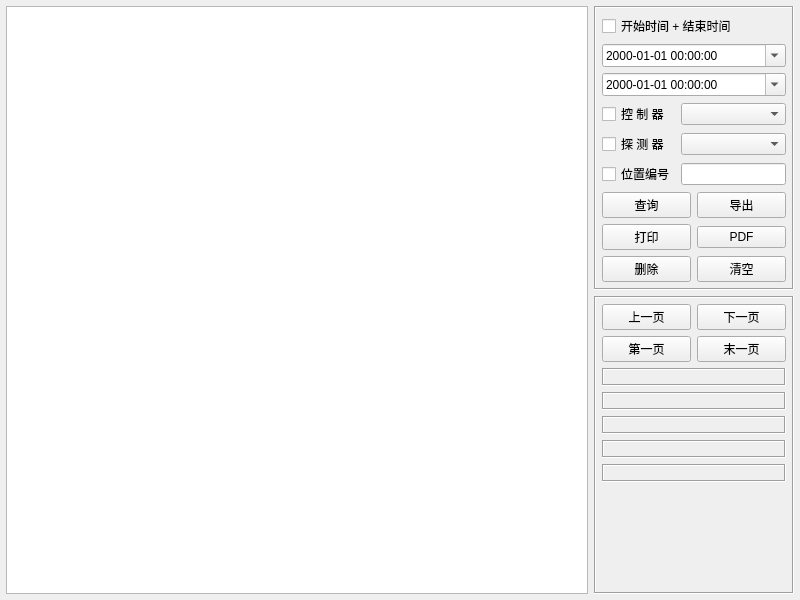
<?xml version="1.0" encoding="UTF-8"?>
<ui version="4.0">
 <class>frmDataNode</class>
 <widget class="QWidget" name="frmDataNode">
  <property name="geometry">
   <rect>
    <x>0</x>
    <y>0</y>
    <width>800</width>
    <height>600</height>
   </rect>
  </property>
  <property name="windowTitle">
   <string>Form</string>
  </property>
  <layout class="QGridLayout" name="gridLayout_3">
   <property name="leftMargin">
    <number>6</number>
   </property>
   <property name="topMargin">
    <number>6</number>
   </property>
   <property name="rightMargin">
    <number>6</number>
   </property>
   <property name="bottomMargin">
    <number>6</number>
   </property>
   <item row="0" column="0" rowspan="2">
    <widget class="QTableView" name="tableView">
     <property name="styleSheet">
      <string notr="true"/>
     </property>
    </widget>
   </item>
   <item row="0" column="1">
    <widget class="QFrame" name="frameRight">
     <property name="minimumSize">
      <size>
       <width>200</width>
       <height>0</height>
      </size>
     </property>
     <property name="maximumSize">
      <size>
       <width>200</width>
       <height>16777215</height>
      </size>
     </property>
     <property name="frameShape">
      <enum>QFrame::Box</enum>
     </property>
     <property name="frameShadow">
      <enum>QFrame::Sunken</enum>
     </property>
     <layout class="QGridLayout" name="gridLayout_2">
      <property name="leftMargin">
       <number>6</number>
      </property>
      <property name="topMargin">
       <number>6</number>
      </property>
      <property name="rightMargin">
       <number>6</number>
      </property>
      <property name="bottomMargin">
       <number>6</number>
      </property>
      <item row="0" column="0" colspan="2">
       <widget class="QCheckBox" name="ckTimeStart">
        <property name="minimumSize">
         <size>
          <width>0</width>
          <height>0</height>
         </size>
        </property>
        <property name="text">
         <string>开始时间 + 结束时间</string>
        </property>
       </widget>
      </item>
      <item row="1" column="0" colspan="2">
       <widget class="QDateTimeEdit" name="dateStart">
        <property name="sizePolicy">
         <sizepolicy hsizetype="Expanding" vsizetype="Fixed">
          <horstretch>0</horstretch>
          <verstretch>0</verstretch>
         </sizepolicy>
        </property>
        <property name="displayFormat">
         <string>yyyy-MM-dd HH:mm:ss</string>
        </property>
        <property name="calendarPopup">
         <bool>true</bool>
        </property>
       </widget>
      </item>
      <item row="2" column="0" colspan="2">
       <widget class="QDateTimeEdit" name="dateEnd">
        <property name="sizePolicy">
         <sizepolicy hsizetype="Expanding" vsizetype="Fixed">
          <horstretch>0</horstretch>
          <verstretch>0</verstretch>
         </sizepolicy>
        </property>
        <property name="displayFormat">
         <string>yyyy-MM-dd HH:mm:ss</string>
        </property>
        <property name="calendarPopup">
         <bool>true</bool>
        </property>
       </widget>
      </item>
      <item row="3" column="0">
       <widget class="QCheckBox" name="ckDeviceName">
        <property name="sizePolicy">
         <sizepolicy hsizetype="Fixed" vsizetype="Fixed">
          <horstretch>0</horstretch>
          <verstretch>0</verstretch>
         </sizepolicy>
        </property>
        <property name="minimumSize">
         <size>
          <width>0</width>
          <height>0</height>
         </size>
        </property>
        <property name="text">
         <string>控 制 器</string>
        </property>
       </widget>
      </item>
      <item row="3" column="1">
       <widget class="QComboBox" name="cboxDeviceName">
        <property name="sizePolicy">
         <sizepolicy hsizetype="Expanding" vsizetype="Fixed">
          <horstretch>0</horstretch>
          <verstretch>0</verstretch>
         </sizepolicy>
        </property>
       </widget>
      </item>
      <item row="4" column="0">
       <widget class="QCheckBox" name="ckNodeName">
        <property name="text">
         <string>探 测 器</string>
        </property>
       </widget>
      </item>
      <item row="4" column="1">
       <widget class="QComboBox" name="cboxNodeName"/>
      </item>
      <item row="5" column="0">
       <widget class="QCheckBox" name="ckPositionID">
        <property name="text">
         <string>位置编号</string>
        </property>
       </widget>
      </item>
      <item row="5" column="1">
       <widget class="QLineEdit" name="txtPositionID"/>
      </item>
      <item row="6" column="0" colspan="2">
       <layout class="QGridLayout" name="gridLayout">
        <item row="0" column="0">
         <widget class="QPushButton" name="btnSelect">
          <property name="text">
           <string>查询</string>
          </property>
          <property name="icon">
           <iconset resource="../../other/main.qrc">
            <normaloff>:/image/btn_search.png</normaloff>:/image/btn_search.png</iconset>
          </property>
         </widget>
        </item>
        <item row="0" column="1">
         <widget class="QPushButton" name="btnXls">
          <property name="text">
           <string>导出</string>
          </property>
          <property name="icon">
           <iconset resource="../../other/main.qrc">
            <normaloff>:/image/btn_excel.png</normaloff>:/image/btn_excel.png</iconset>
          </property>
         </widget>
        </item>
        <item row="1" column="0">
         <widget class="QPushButton" name="btnPrint">
          <property name="text">
           <string>打印</string>
          </property>
          <property name="icon">
           <iconset resource="../../other/main.qrc">
            <normaloff>:/image/btn_print.png</normaloff>:/image/btn_print.png</iconset>
          </property>
         </widget>
        </item>
        <item row="1" column="1">
         <widget class="QPushButton" name="btnPdf">
          <property name="text">
           <string>PDF</string>
          </property>
          <property name="icon">
           <iconset resource="../../other/main.qrc">
            <normaloff>:/image/btn_pdf.png</normaloff>:/image/btn_pdf.png</iconset>
          </property>
         </widget>
        </item>
        <item row="2" column="0">
         <widget class="QPushButton" name="btnDelete">
          <property name="styleSheet">
           <string notr="true"/>
          </property>
          <property name="text">
           <string>删除</string>
          </property>
          <property name="icon">
           <iconset resource="../../other/main.qrc">
            <normaloff>:/image/btn_close.png</normaloff>:/image/btn_close.png</iconset>
          </property>
         </widget>
        </item>
        <item row="2" column="1">
         <widget class="QPushButton" name="btnClear">
          <property name="text">
           <string>清空</string>
          </property>
          <property name="icon">
           <iconset resource="../../other/main.qrc">
            <normaloff>:/image/btn_delete.png</normaloff>:/image/btn_delete.png</iconset>
          </property>
         </widget>
        </item>
       </layout>
      </item>
     </layout>
    </widget>
   </item>
   <item row="1" column="1">
    <widget class="QFrame" name="frameBottom">
     <property name="frameShape">
      <enum>QFrame::Box</enum>
     </property>
     <property name="frameShadow">
      <enum>QFrame::Sunken</enum>
     </property>
     <layout class="QGridLayout" name="gridLayout_5">
      <property name="leftMargin">
       <number>6</number>
      </property>
      <property name="topMargin">
       <number>6</number>
      </property>
      <property name="rightMargin">
       <number>6</number>
      </property>
      <property name="bottomMargin">
       <number>6</number>
      </property>
      <item row="0" column="0">
       <widget class="QPushButton" name="btnPrevious">
        <property name="minimumSize">
         <size>
          <width>50</width>
          <height>0</height>
         </size>
        </property>
        <property name="text">
         <string>上一页</string>
        </property>
        <property name="iconSize">
         <size>
          <width>18</width>
          <height>18</height>
         </size>
        </property>
       </widget>
      </item>
      <item row="0" column="1">
       <widget class="QPushButton" name="btnNext">
        <property name="minimumSize">
         <size>
          <width>50</width>
          <height>0</height>
         </size>
        </property>
        <property name="text">
         <string>下一页</string>
        </property>
        <property name="iconSize">
         <size>
          <width>18</width>
          <height>18</height>
         </size>
        </property>
       </widget>
      </item>
      <item row="1" column="0">
       <widget class="QPushButton" name="btnFirst">
        <property name="minimumSize">
         <size>
          <width>50</width>
          <height>0</height>
         </size>
        </property>
        <property name="text">
         <string>第一页</string>
        </property>
        <property name="iconSize">
         <size>
          <width>18</width>
          <height>18</height>
         </size>
        </property>
       </widget>
      </item>
      <item row="1" column="1">
       <widget class="QPushButton" name="btnLast">
        <property name="minimumSize">
         <size>
          <width>50</width>
          <height>0</height>
         </size>
        </property>
        <property name="text">
         <string>末一页</string>
        </property>
        <property name="iconSize">
         <size>
          <width>18</width>
          <height>18</height>
         </size>
        </property>
       </widget>
      </item>
      <item row="2" column="0" colspan="2">
       <widget class="QLabel" name="labPageCurrent">
        <property name="frameShape">
         <enum>QFrame::Box</enum>
        </property>
        <property name="frameShadow">
         <enum>QFrame::Sunken</enum>
        </property>
        <property name="text">
         <string/>
        </property>
        <property name="alignment">
         <set>Qt::AlignCenter</set>
        </property>
       </widget>
      </item>
      <item row="3" column="0" colspan="2">
       <widget class="QLabel" name="labPageTotal">
        <property name="frameShape">
         <enum>QFrame::Box</enum>
        </property>
        <property name="frameShadow">
         <enum>QFrame::Sunken</enum>
        </property>
        <property name="text">
         <string/>
        </property>
        <property name="alignment">
         <set>Qt::AlignCenter</set>
        </property>
       </widget>
      </item>
      <item row="4" column="0" colspan="2">
       <widget class="QLabel" name="labResultTotal">
        <property name="frameShape">
         <enum>QFrame::Box</enum>
        </property>
        <property name="frameShadow">
         <enum>QFrame::Sunken</enum>
        </property>
        <property name="text">
         <string/>
        </property>
        <property name="alignment">
         <set>Qt::AlignCenter</set>
        </property>
       </widget>
      </item>
      <item row="5" column="0" colspan="2">
       <widget class="QLabel" name="labRecordsPerpage">
        <property name="frameShape">
         <enum>QFrame::Box</enum>
        </property>
        <property name="frameShadow">
         <enum>QFrame::Sunken</enum>
        </property>
        <property name="text">
         <string/>
        </property>
        <property name="alignment">
         <set>Qt::AlignCenter</set>
        </property>
       </widget>
      </item>
      <item row="6" column="0" colspan="2">
       <widget class="QLabel" name="labSelectTime">
        <property name="frameShape">
         <enum>QFrame::Box</enum>
        </property>
        <property name="frameShadow">
         <enum>QFrame::Sunken</enum>
        </property>
        <property name="text">
         <string/>
        </property>
        <property name="alignment">
         <set>Qt::AlignCenter</set>
        </property>
       </widget>
      </item>
      <item row="7" column="0" colspan="2">
       <spacer name="verticalSpacer">
        <property name="orientation">
         <enum>Qt::Vertical</enum>
        </property>
        <property name="sizeHint" stdset="0">
         <size>
          <width>20</width>
          <height>40</height>
         </size>
        </property>
       </spacer>
      </item>
     </layout>
    </widget>
   </item>
  </layout>
 </widget>
 <tabstops>
  <tabstop>tableView</tabstop>
  <tabstop>ckTimeStart</tabstop>
  <tabstop>dateStart</tabstop>
  <tabstop>dateEnd</tabstop>
  <tabstop>ckDeviceName</tabstop>
  <tabstop>cboxDeviceName</tabstop>
  <tabstop>ckNodeName</tabstop>
  <tabstop>cboxNodeName</tabstop>
  <tabstop>ckPositionID</tabstop>
  <tabstop>txtPositionID</tabstop>
  <tabstop>btnSelect</tabstop>
  <tabstop>btnXls</tabstop>
  <tabstop>btnPrint</tabstop>
  <tabstop>btnPdf</tabstop>
  <tabstop>btnDelete</tabstop>
  <tabstop>btnClear</tabstop>
  <tabstop>btnPrevious</tabstop>
  <tabstop>btnNext</tabstop>
  <tabstop>btnFirst</tabstop>
  <tabstop>btnLast</tabstop>
 </tabstops>
 <resources>
  <include location="../../other/main.qrc"/>
 </resources>
 <connections/>
</ui>
